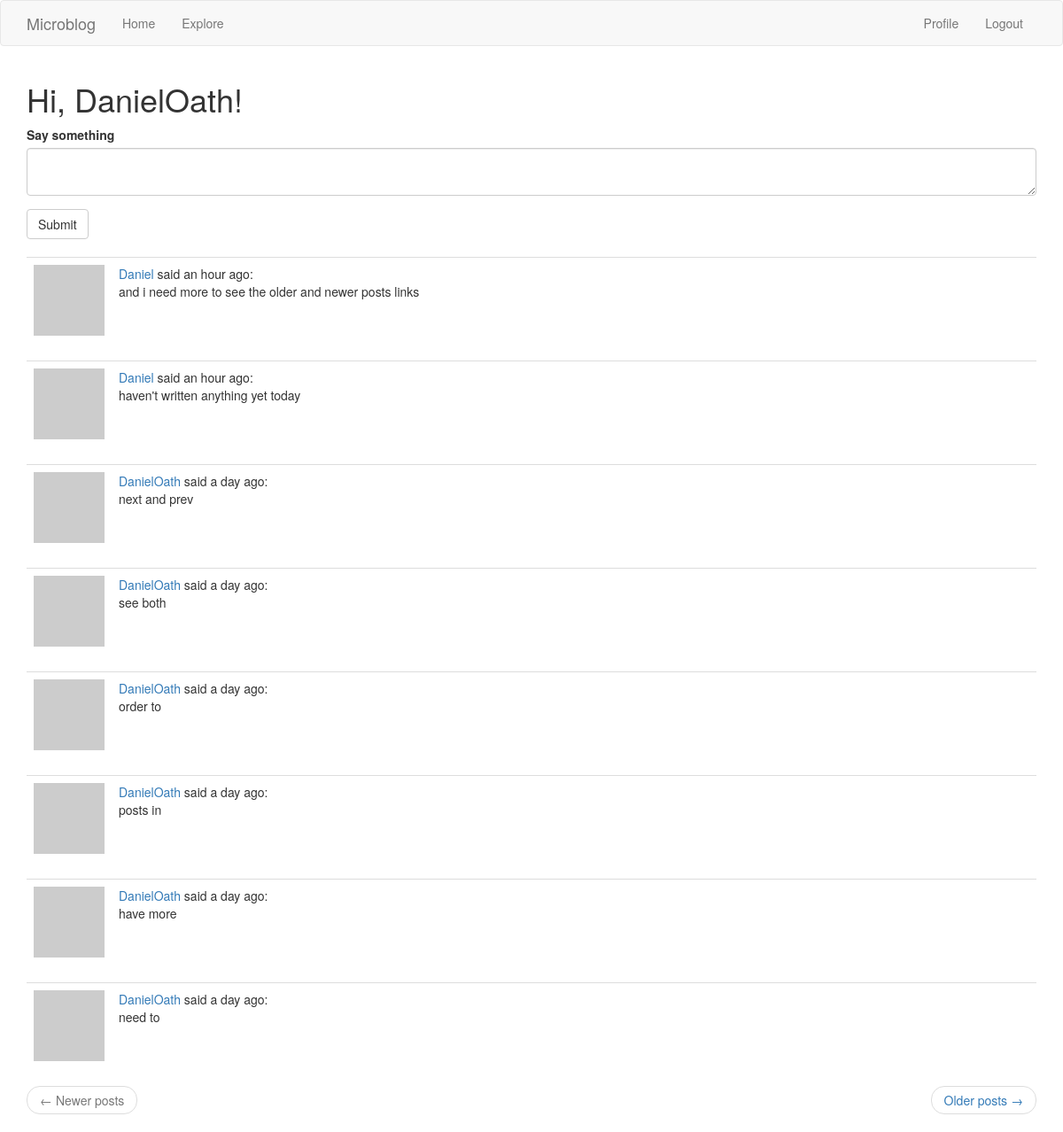
The page /index (signed in) on the database its author committed.
### app/models.py (models this page shows, shortened)
class User(UserMixin, db.Model):
    id = db.Column(db.Integer, primary_key=True)
    username = db.Column(db.String(64), index=True, unique=True)
    email = db.Column(db.String(120), index=True, unique=True)
    password_hash = db.Column(db.String(128))
    about_me = db.Column(db.String(140))
    last_seen = db.Column(db.DateTime, default=datetime.utcnow)
    posts = db.relationship('Post', backref='author', lazy='dynamic')
    followed = db.relationship(
        'User', secondary=followers,
        primaryjoin=(followers.c.follower_id == id),
        secondaryjoin=(followers.c.followed_id == id),
        backref=db.backref('followers', lazy='dynamic'), lazy='dynamic')
    def avatar(self, size):
        digest = md5(self.email.lower().encode('utf-8')).hexdigest()
        return 'https://www.gravatar.com/avatar/{}?d=identicon&s={}'.format(digest, size)
    def followed_posts(self):
        followed = Post.query.join(
            followers, (followers.c.followed_id == Post.user_id)).filter(
            followers.c.follower_id == self.id)
        own = Post.query.filter_by(user_id=self.id)
        return followed.union(own).order_by(Post.timestamp.desc())

class Post(db.Model):
    id = db.Column(db.Integer, primary_key=True)
    body = db.Column(db.String(140))
    timestamp = db.Column(db.DateTime, index=True, default=datetime.utcnow)
    user_id = db.Column(db.Integer, db.ForeignKey('user.id'))

### app/routes.py (the view)
@app.route('/', methods=['GET', 'POST'])
@app.route('/index', methods=['GET', 'POST'])
@login_required
def index():
    form = PostForm()
    if form.validate_on_submit():
        post = Post(body=form.post.data, author=current_user)
        db.session.add(post)
        db.session.commit()
        flash('Your post is now live!')
        return redirect(url_for('index'))
    page = request.args.get('page', 1, type=int)
    posts = current_user.followed_posts().paginate(page, app.config['POSTS_PER_PAGE'], False)
    next_url = url_for('index', page=posts.next_num) \
        if posts.has_next else None
    prev_url = url_for('index', page=posts.prev_num) \
        if posts.has_prev else None
    return render_template("index.html", title='Home Page', form=form,
                           posts=posts.items, next_url=next_url, prev_url=prev_url)

### app/forms.py
class PostForm(FlaskForm):
    post = TextAreaField('Say something', validators=[
        DataRequired(), Length(min=1, max=140)])
    submit = SubmitField('Submit')

### app/models.py (called while the page is built)
@login.user_loader
def load_user(user_id):
    return User.query.get(int(user_id))

### app/routes.py (called while the page is built)
@app.before_request
def before_request():
    if current_user.is_authenticated:
        current_user.last_seen = datetime.utcnow()
        db.session.commit()  # no need for db.session.add() since this is an existing user

### app/templates/index.html
{% extends "base.html" %}
{% import 'bootstrap/wtf.html' as wtf %}
{% block app_content %}
    <h1>Hi, {{ current_user.username }}!</h1>
    {% if form %}
    {{ wtf.quick_form(form) }}
    <br>
    {% endif %}
    {% for post in posts %}
        {% include '_post.html' %}
    {% endfor %}
    <nav aria-label="...">
        <ul class="pager">
            <li class="previous{% if not prev_url %} disabled{% endif %}">
                <a href="{{ prev_url or '#' }}">
                    <span aria-hidden="true">&larr;</span> Newer posts
                </a>
            </li>
            <li class="next{% if not next_url %} disabled{% endif %}">
                <a href="{{ next_url or '#' }}">
                    Older posts <span aria-hidden="true">&rarr;</span>
                </a>
            </li>
        </ul>
    </nav>
{% endblock %}

### app/templates/_post.html
    <table class="table table-hover">
        <tr>
            <td width="70px">
                <a href="{{ url_for('user', username=post.author.username) }}">
                    <img src="{{ post.author.avatar(70) }}" />
                </a>
            </td>
            <td>
                <a href="{{ url_for('user', username=post.author.username) }}">
                    {{ post.author.username }}
                </a>
                said {{ moment(post.timestamp).fromNow() }}:
                <br>
                {{ post.body }}
            </td>
        </tr>
    </table>

### rows shown on the page
User: username "DanielOath"
Post: author.username "Daniel", timestamp "an hour ago", body "and i need more to see the older and newer posts links"
Post: author.username "Daniel", timestamp "an hour ago", body "haven't written anything yet today"
Post: author.username "DanielOath", timestamp "a day ago", body "next and prev"
Post: author.username "DanielOath", timestamp "a day ago", body "see both"
Post: author.username "DanielOath", timestamp "a day ago", body "order to"
Post: author.username "DanielOath", timestamp "a day ago", body "posts in"
Post: author.username "DanielOath", timestamp "a day ago", body "have more"
Post: author.username "DanielOath", timestamp "a day ago", body "need to"
